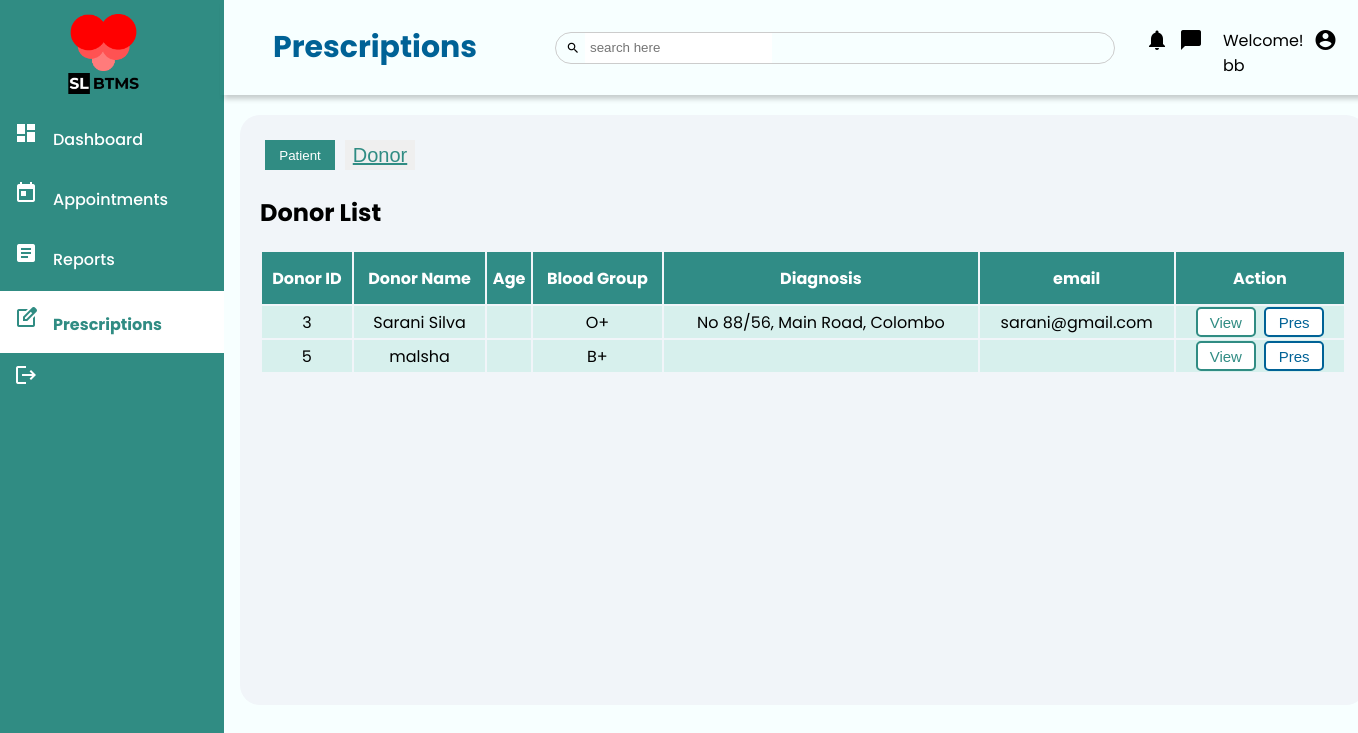
Page /src/php/consultant_donor_prescription.php (signed in) on the committed database.
### tables this page shows
CREATE TABLE `donor` (
  `donor_id` int(11) NOT NULL,
  `donor_name` varchar(100) NOT NULL,
  `telephone_no` int(10) NOT NULL,
  `email` varchar(20) NOT NULL,
  `address` varchar(255) NOT NULL,
  `date_of dirth` date NOT NULL,
  `gender` varchar(10) NOT NULL,
  `id_number` text NOT NULL,
  `marital_state` varchar(10) NOT NULL,
  `image` mediumblob NOT NULL,
  `blood_group` varchar(10) NOT NULL,
  `user_name` varchar(100) NOT NULL,
  `password` varchar(100) NOT NULL,
  `hospital_id` int(11) NOT NULL
);

### src/php/consultant_donor_prescription.php (the view, shortened to what this page needs)
<?php
require_once('../../config/connection.php');
 ?>
<!DOCTYPE html>
<html lang="en">
<head>
    <link rel="stylesheet" type="text/css" href="../../public/css/consultant_prescriptions.css?v=1">
    <link rel="stylesheet" type="text/css" href="../../public/css/consultant_navbar.css">
</head>
<body>
  <div class="top-nav">
    <div class="head">
        <h1>Prescriptions</h1>
    </div>
    <div class="search">
        <div class="search-bar">
          <span class="material-icons">search</span>
          <input type="search" placeholder="search here">
        </div>
      </div>
    <div class="top">
      <span class="material-icons">notifications</span>
      <span class="material-icons">chat_bubble</span>
      <div class="Loggedin"> Welcome! <?php echo $_SESSION['username'];?></div>
      <span class="material-icons">account_circle</span>
    </div>
  </div>
  <div class="board">
    <div class="tabs">
      <div class="tab">
        <a href="consultant_prescriptions.php">
          <button type="button" name="button">Patient</button>
        </a>
      </div>
      <div class="tab-selected">
        <a>
          <button type="button" name="button">Donor</button>
        </a>
      </div>
    </div>
    <div class="">
      <div class="topic">
        <h2>Donor List</h2>
      </div>
      <div class="mid-bottom">
          <table align="center">
            <tr>
              <th>Donor ID</th>
              <th>Donor Name</th>
              <th>Age</th>
              <th>Blood Group</th>
              <th>Diagnosis</th>
              <th>email</th>
              <th colspan="2">Action</th>
            </tr>
            <?php
                $sql="SELECT * FROM donor";
                $result=mysqli_query($connection,$sql);
                if($result){
                    while($row=mysqli_fetch_assoc($result)){
                        $donor_id=$row['donor_id'];
                        $donor_name=$row['donor_name'];
                        $date_of_birth=$row['date_of_birth'];
                        $blood_group=$row['blood_group'];
                        $address=$row['address'];
                        $email=$row['email'];
                        echo '
                          <td>'.$donor_id.'</td>
                          <td>'.$donor_name.'</td>
                          <td>'.$date_of_birth.'</td>
                          <td>'.$blood_group.'</td>
                          <td>'.$address.'</td>
                          <td>'.$email.'</td>
                          <td>
                            <button id="btn-view" class="btn">
                              <a href="consultant_donor_reports_view.php?update-id='.$donor_id.'" class="text-light">
                                View
                                </a>
                            </button>
                            <button id="btn-update" class="btn">
                              <a href="consultant_donor_prescriptions.php?update-id='.$donor_id.'" class="text-light">
                                Pres
                              </a>
                            </button>
                          </td>
                        </tr>
                        ';
                    }
                }
            ?>
          </table>
      </div>
    </div>
  </div>
</body>
</html>

### public/css/consultant_navbar.css (style rules this page uses)
body { margin: 0; font-family: Poppins, sans-serif; background-color: #F7FFFF; }
.side-navbar { width: 230px; height: 100%; margin: -6px; position: fixed; background-color: #308C83; }
.logo { margin: 20px 0 10px 65px; width: 80px; height: 80px; }
.side-navbar a { padding: 10px 20px 18px 15px; display: block; color: #FFFFFF; text-decoration: none; font-size: 16px; font-weight: 500; transition: 0.2s; }
.side-navbar span { margin: 0px 15px 8px 5px; }
#not-selected { color: #FFFFFF; }
#selected { padding: 15px; display: block; background: #ffffff; text-decoration: none; font-size: 16px; font-weight: bold; }
#selected { color: #308C83; }

### public/css/consultant_prescriptions.css (style rules this page uses)
body { margin: 0; background-color: #F7FFFF; font-family: 'Poppins', sans-serif; }
.top-nav { display:grid; position:sticky; margin-left: 220px; grid-template-columns: 300px 600px auto auto; align-items: center; padding: 5px; box-shadow: 4px 4px 5px rgba(0,0,0,0.2); }
.head h1 { text-align: center; font-size: 30px; color: #006296; }
.search { display: flex; margin-left: 20px; padding: 10px; justify-content: center; }
.search-bar { border: 1px solid #ccc; border-radius: 30px; width: fit-content; height: 30px; width: 100%; display: flex; align-items: center; overflow-x: hidden; }
.search-bar span { display: inline-block; padding: 5px; font-size:14px ; }
.search-bar input { height: 100%; padding: 5px; border: none; outline: none; }
.search-bar span { padding-left: 10px; cursor: pointer; }
.top { position: relative; display: flex; float: right; margin: 10px 10px 0 0; padding: 10px; }
.top span { padding-left: 10px; cursor: pointer; }
.top .Loggedin { padding-left: 20px; }
.board { position: absolute; margin-left: 240px; margin-top: 20px; width: 80%; height: 550px; background-color: #F1F5F9; border-radius: 20px; padding: 20px; overflow: hidden; }
th { text-align: center; height: 50px; color: #ffffff; background: #308C86; }
table { margin:0; width: 100%; }
td { text-align: center; background: #D7F0ED; }
td a { text-decoration: none; }
#btn-update { background: white; text-decoration: none; font-size: 15px; margin: 0 2px; width: 60px; height: 30px; border: 2px solid #006296; border-radius: 5px; }
#btn-update a { height: 30px; width: 60px; color: #006296; }
#btn-view { background: white; text-decoration: none; font-size: 15px; margin: 0 2px; width: 60px; height: 30px; border: none; border-radius: 5px; border: 2px solid #308C83; }
#btn-view a { height: 50px; color: #308C83; }
.tabs { display: flex; }
.tab a button { margin: 5px; background: #308C83; color: white; border: none; height: 30px; width: 70px; cursor: pointer; }
.tab-selected a button { margin: 5px; color: #308C83; border: none; height: 30px; width: 70px; font-size: 20px; text-decoration: underline; }

### rows in the picture
donor: donor_id "3", donor_name "Sarani Silva", blood_group "O+", address "No 88/56, Main Road, Colombo", email "sarani@gmail.com"
donor: donor_id "5", donor_name "malsha", blood_group "B+"

### other values in the picture
$_SESSION['username'] "bb"
